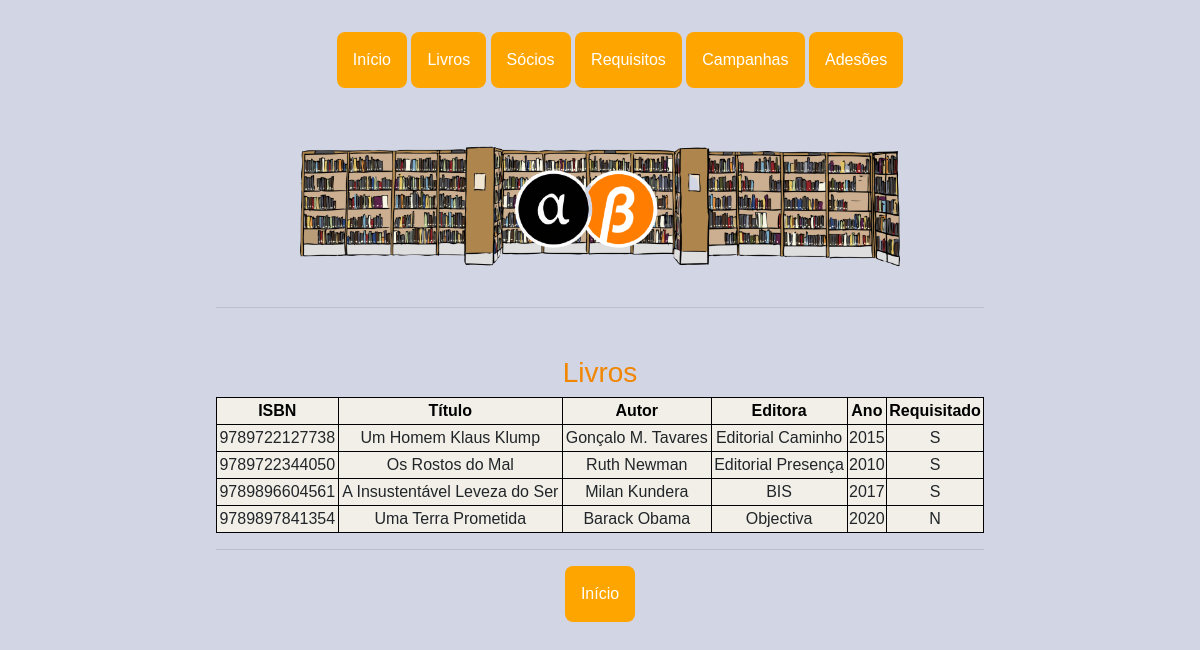
The page /ver_livros on the database as committed earlier.
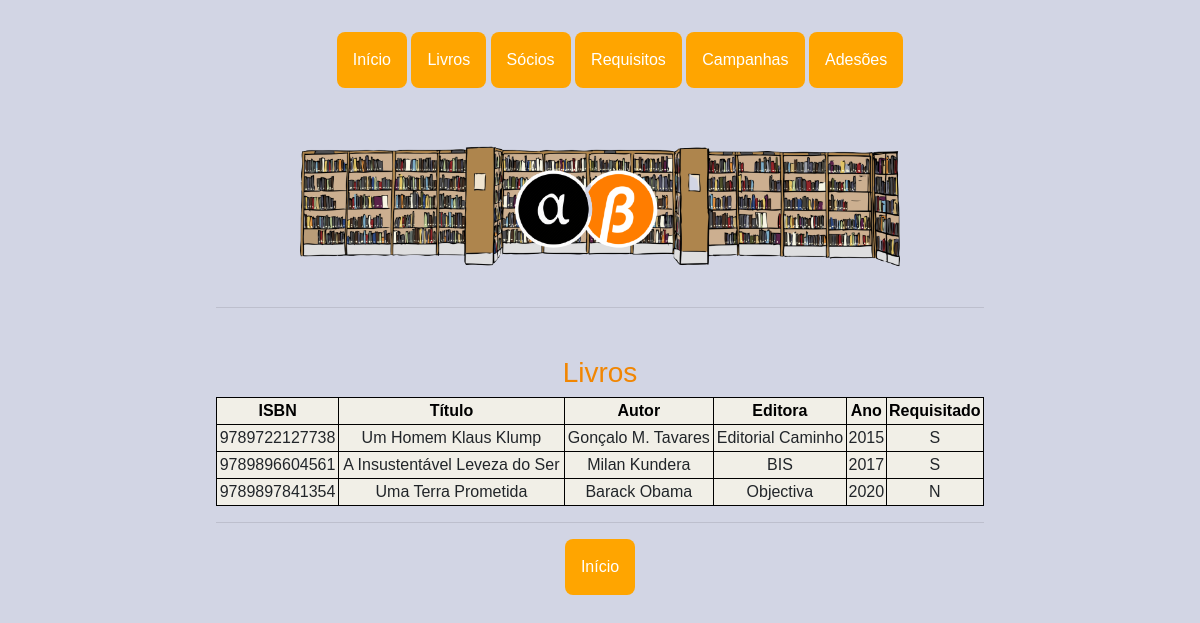
The same page on the database as committed later.
### app.py (models this page shows)
class Livro(db.Model):
    __tablename__ = 'livro'
    ISBN = db.Column(db.Integer, primary_key=True)
    titulo = db.Column(db.String(150))
    autor = db.Column(db.String(70))
    editora = db.Column(db.String(70))
    ano = db.Column(db.Integer)
    requisitado = db.Column(db.String(1), default='N')

### app.py (the view)
@app.route('/ver_livros', methods=['GET'])
def ver_livros():
    livros = Livro.query.all()
    return render_template('ver_livros.html', livros=livros)

### templates/ver_livros.html
{% extends "base.html"%} {%block title %}Livros - Biblioteca{%endblock%} {%block pic %}<img class="bgpic"
    src="{{ url_for('static', filename = 'imgs/bb.png') }}" alt="logo" />{%endblock%} {%block content%}
<h3>Livros</h3>
<table style="width:100%" class="pure-table pure-table-horizontal">
    <tr>
        <th>ISBN</th>
        <th>Título </th>
        <th>Autor</th>
        <th>Editora</th>
        <th>Ano</th>
        <th>Requisitado</th>
    </tr>
    {% for livro in livros %}
    <tr>
        <td>{{livro.ISBN}}</td>
        <td>{{livro.titulo}}</td>
        <td>{{livro.autor}}</td>
        <td>{{livro.editora}}</td>
        <td>{{livro.ano}}</td>
        <td>{{livro.requisitado}}</td>
        {% endfor %}
</table>
<hr />
<div class="dropdown">
    <li><a href="/"><button class="dropbtn botoes ">Início</button></a>
    </li>
</div>
{%endblock%}

Rows that differ between the two databases and show on the page:
removed Livro: ISBN "9789722344050", titulo "Os Rostos do Mal", autor "Ruth Newman", editora "Editorial Presença", ano "2010", requisitado "S"
